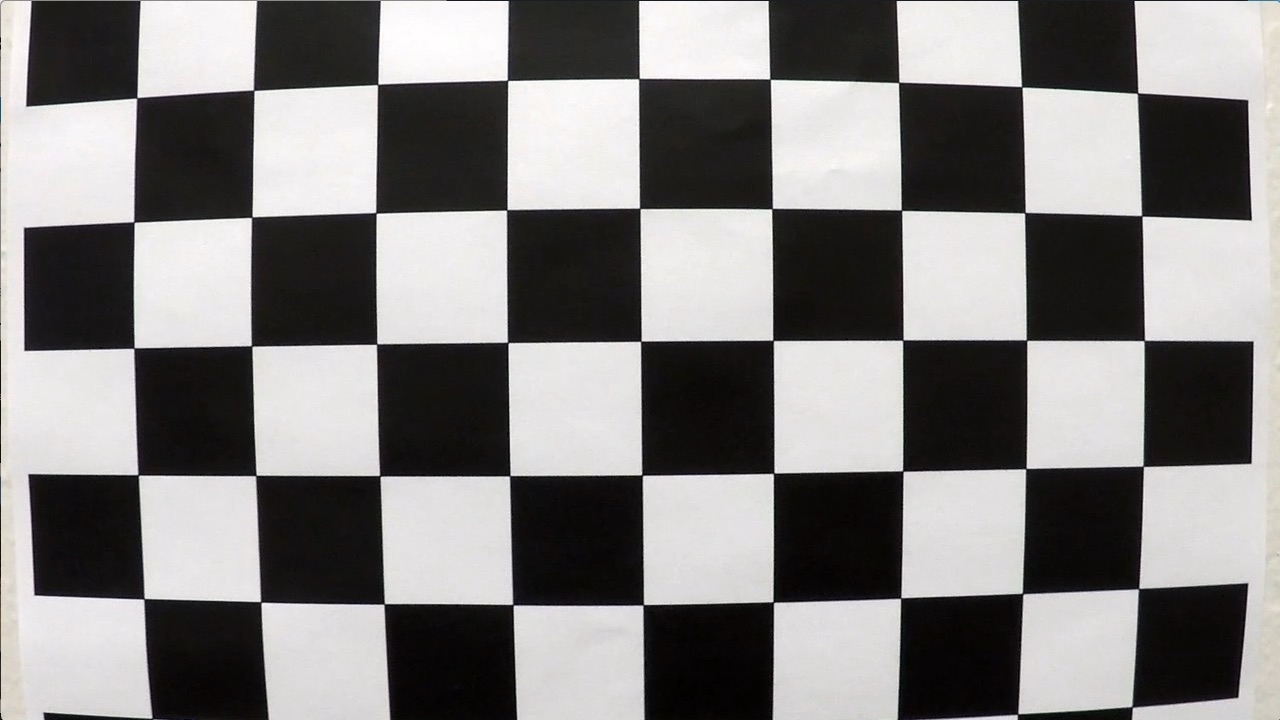
#> input picture CarND-Advanced-Lane-Lines/camera_cal/calibration1.jpg, 1280 x 720 px; its folder holds only this picture in this run
$ jupyter execute example.ipynb   (shell and % lines are left out)
#> lines starting #> are read from the running program, lines starting #| are printed output that depends on the picture
## Advanced Lane Finding Project

The goals / steps of this project are the following:

* Compute the camera calibration matrix and distortion coefficients given a set of chessboard images.
* Apply a distortion correction to raw images.
* Use color transforms, gradients, etc., to create a thresholded binary image.
* Apply a perspective transform to rectify binary image ("birds-eye view").
* Detect lane pixels and fit to find the lane boundary.
* Determine the curvature of the lane and vehicle position with respect to center.
* Warp the detected lane boundaries back onto the original image.
* Output visual display of the lane boundaries and numerical estimation of lane curvature and vehicle position.

---
## First, I'll compute the camera calibration using chessboard images

[cell 1]
import cv2
import glob
import pickle
import numpy as np
import matplotlib.pyplot as plt
import matplotlib.image as mpimg
from sklearn.metrics import mean_squared_error

import pickle
import sys

import os
import pandas as pd
import matplotlib.gridspec as gridspec

import seaborn as sns

from PIL import Image
from skimage.transform import rescale, resize, rotate
from skimage.color import gray2rgb, rgb2gray
from skimage import transform, filters, exposure
from skimage.io import imread

from scipy.ndimage.interpolation import rotate

import platform

[cell 2]
def displayImage(images):

    gs1 = gridspec.GridSpec(4, 5)
    gs1.update(wspace=0.01, hspace=0.02) # set the spacing between axes.
    plt.figure(figsize=(14,14))
    for i in range(len(images)):
        ax1 = plt.subplot(gs1[i])
        ax1.set_xticklabels([])
        ax1.set_yticklabels([])
        ax1.set_aspect('equal')
        #img = transform_image(image,20,10,5,brightness=1)

        plt.subplot(4,5,i+1)
        plt.imshow(images[i],cmap="gray")
        plt.axis('off')

    plt.show()

[cell 3]
# read chess board images
images = glob.glob('../camera_cal/calibration*.jpg')

[cell 4]
images_ = list( map( lambda f:cv2.cvtColor(   imread(f), cv2.COLOR_RGB2GRAY)   ,  images ) )
#> images_ = 1 item

[cell 5]
displayImage(images_)
#> the loop in displayImage, `for i in range(len(images)):` made 1 pass
#> in displayImage, `plt.show()`:
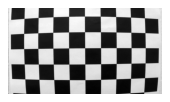
#> figure drawn by matplotlib, 1 panel

[cell 6]
# prepare object points, like (0,0,0), (1,0,0), (2,0,0) ....,(6,5,0)
objp = np.zeros((6*9,3), np.float32)
objp[:,:2] = np.mgrid[0:9,0:6].T.reshape(-1,2)

# Arrays to store object points and image points from all the images.
objpoints = [] # 3d points in real world space
imgpoints = [] # 2d points in image plane.

# Make a list of calibration images
images = glob.glob('../camera_cal/calibration*.jpg')

# Step through the list and search for chessboard corners
for fname in images:
    img = cv2.imread(fname)
    gray = cv2.cvtColor(img,cv2.COLOR_BGR2GRAY)

    # Find the chessboard corners
    ret, corners = cv2.findChessboardCorners(gray, (9,6),None)
#> ret = False; corners = None

    # If found, add object points, image points
    if ret == True:
        objpoints.append(objp)
        imgpoints.append(corners)

        # Draw and display the corners
        img = cv2.drawChessboardCorners(img, (9,6), corners, ret)
        cv2.imshow('img',img)
        cv2.waitKey(500)

cv2.destroyAllWindows()


$ run again, on CarND-Advanced-Lane-Lines/camera_cal/calibration13.jpg
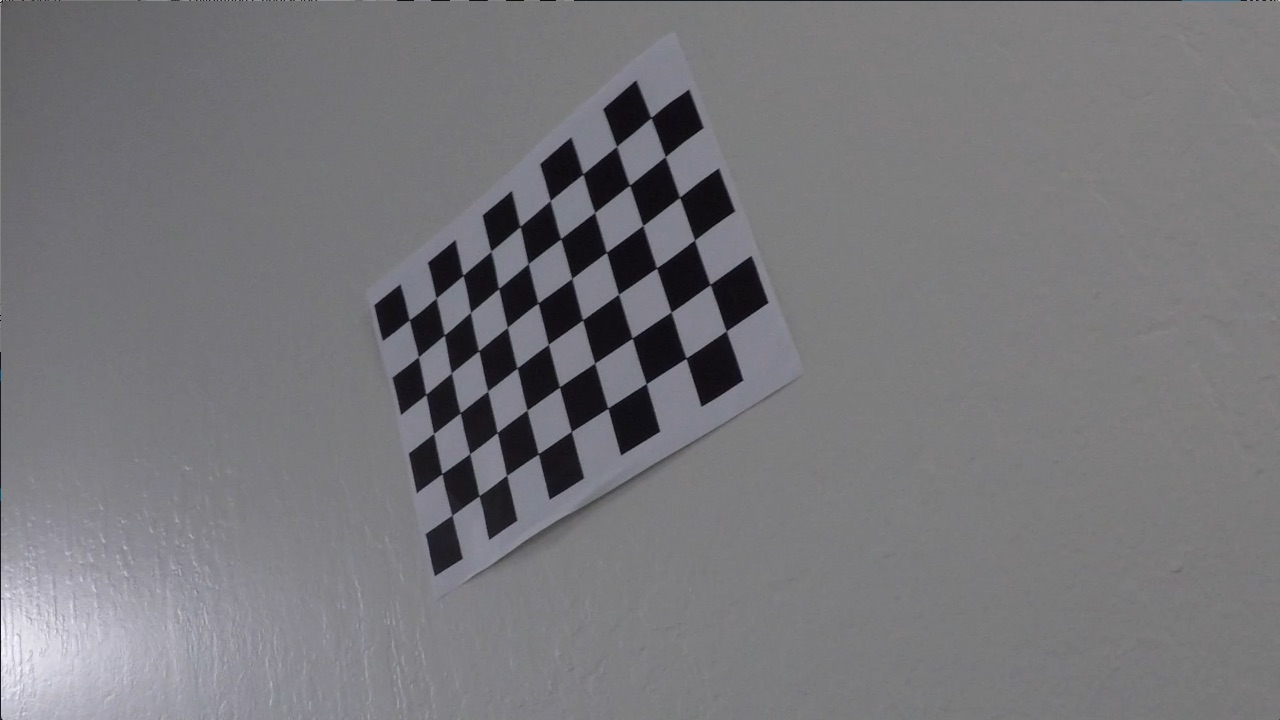
#> input picture CarND-Advanced-Lane-Lines/camera_cal/calibration13.jpg, 1280 x 720 px
#> images_ = 1 item
#> the loop in displayImage, `for i in range(len(images)):` made 1 pass
#> in displayImage, `plt.show()`:
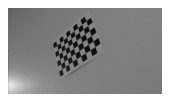
#> figure drawn by matplotlib, 1 panel
#> ret = True; corners = 54 rows, first 8: [409.4, 319.7], [436.4, 297.7], [463.3, 275.1], [491.3, 251.1], [520.2, 226.6], [550.4, 200.5], [583, 174.1], [616.7, 146.4]
#> `img = cv2.drawChessboardCorners(img, (9,6), corners, ret)`:
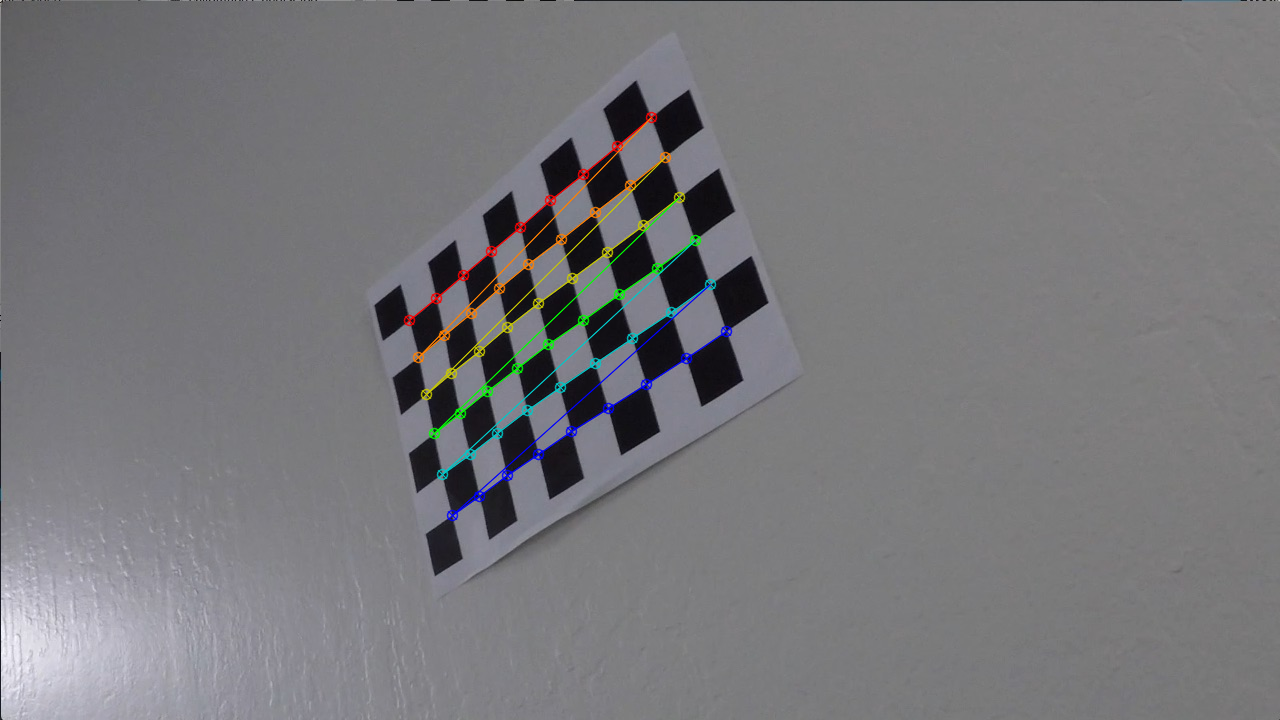
#> img: shape (720, 1280, 3); mean B, G, R 122, 119, 119.4

$ run again, on CarND-Advanced-Lane-Lines/camera_cal/calibration14.jpg
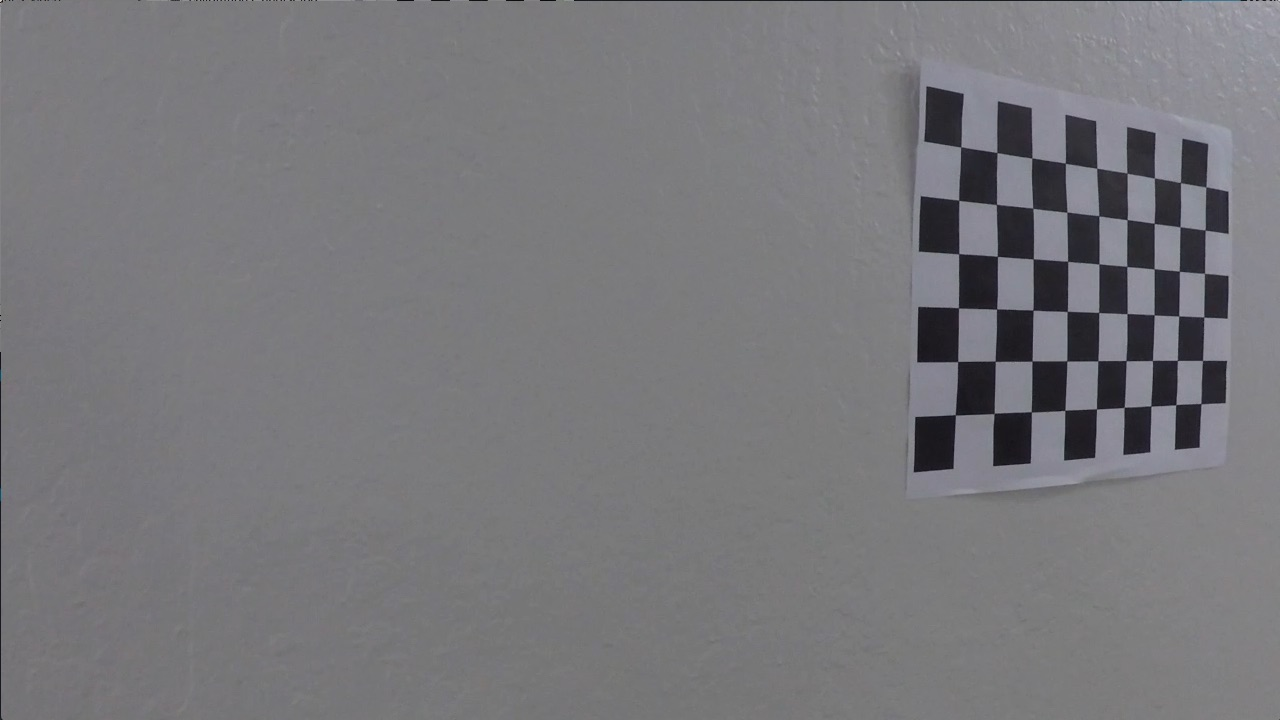
#> input picture CarND-Advanced-Lane-Lines/camera_cal/calibration14.jpg, 1280 x 720 px
#> images_ = 1 item
#> the loop in displayImage, `for i in range(len(images)):` made 1 pass
#> in displayImage, `plt.show()`:
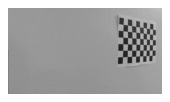
#> figure drawn by matplotlib, 1 panel
#> ret = True; corners = 54 rows, first 8: [960.7, 146.9], [996.9, 152.5], [1031.8, 158], [1065.3, 163.2], [1096.8, 168.3], [1127, 173.1], [1154.5, 178], [1180.4, 182.5]
#> `img = cv2.drawChessboardCorners(img, (9,6), corners, ret)`:
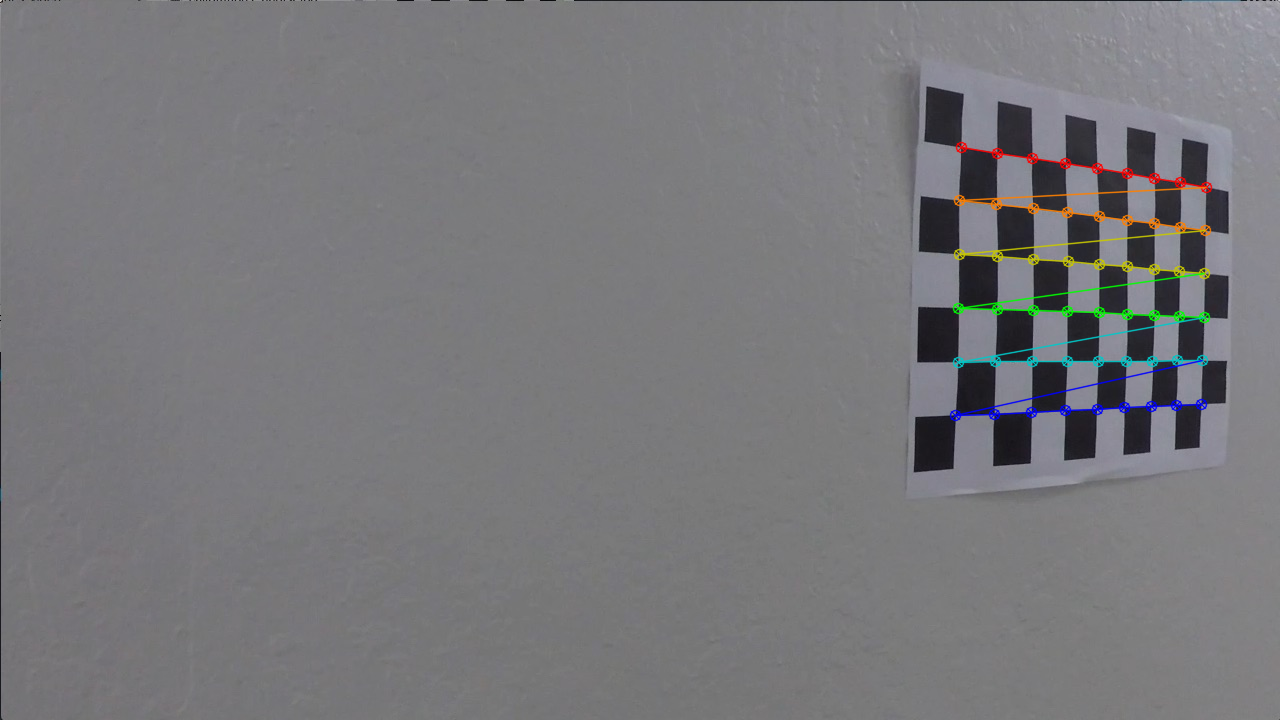
#> img: shape (720, 1280, 3); mean B, G, R 122.8, 119.8, 120.1

$ run again, on CarND-Advanced-Lane-Lines/camera_cal/calibration15.jpg
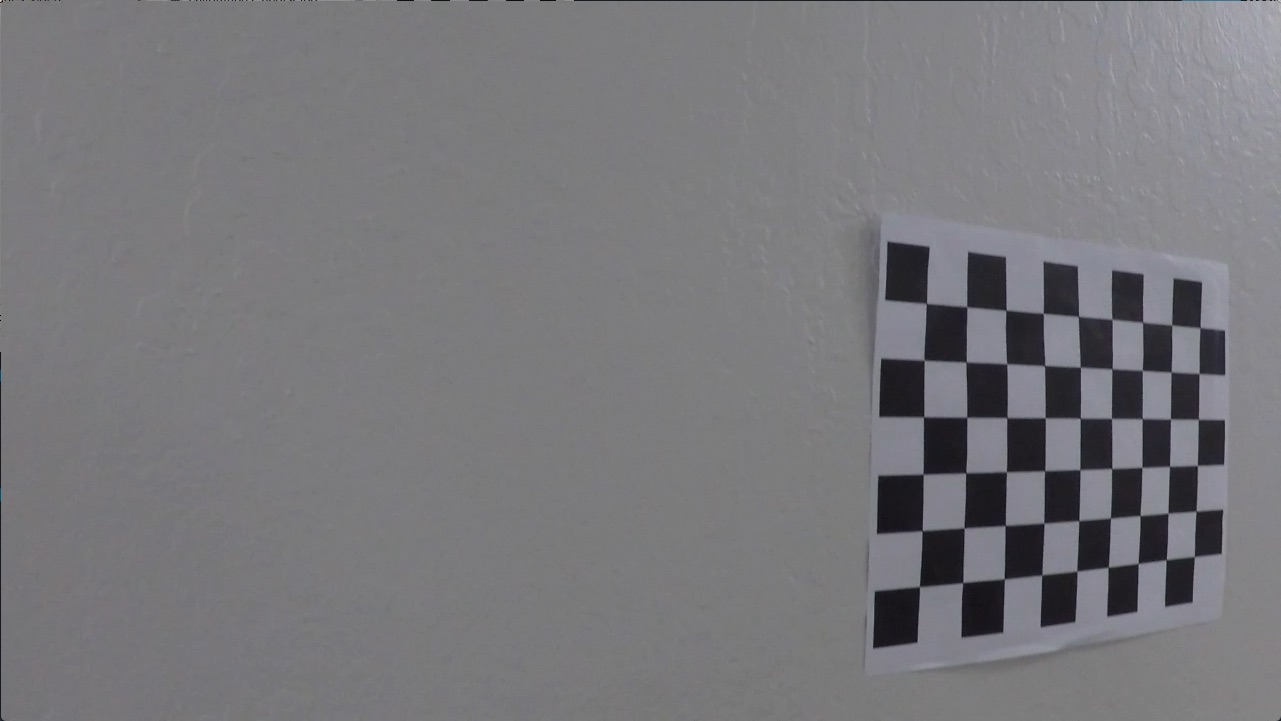
#> input picture CarND-Advanced-Lane-Lines/camera_cal/calibration15.jpg, 1281 x 721 px
#> images_ = 1 item
#> the loop in displayImage, `for i in range(len(images)):` made 1 pass
#> in displayImage, `plt.show()`:
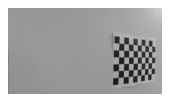
#> figure drawn by matplotlib, 1 panel
#> ret = True; corners = 54 rows, first 8: [926.4, 303.5], [966.7, 306.8], [1006.1, 310.2], [1043.2, 313.2], [1078.3, 316.5], [1111.8, 319.3], [1142.6, 322.4], [1171.7, 325.1]
#> `img = cv2.drawChessboardCorners(img, (9,6), corners, ret)`:
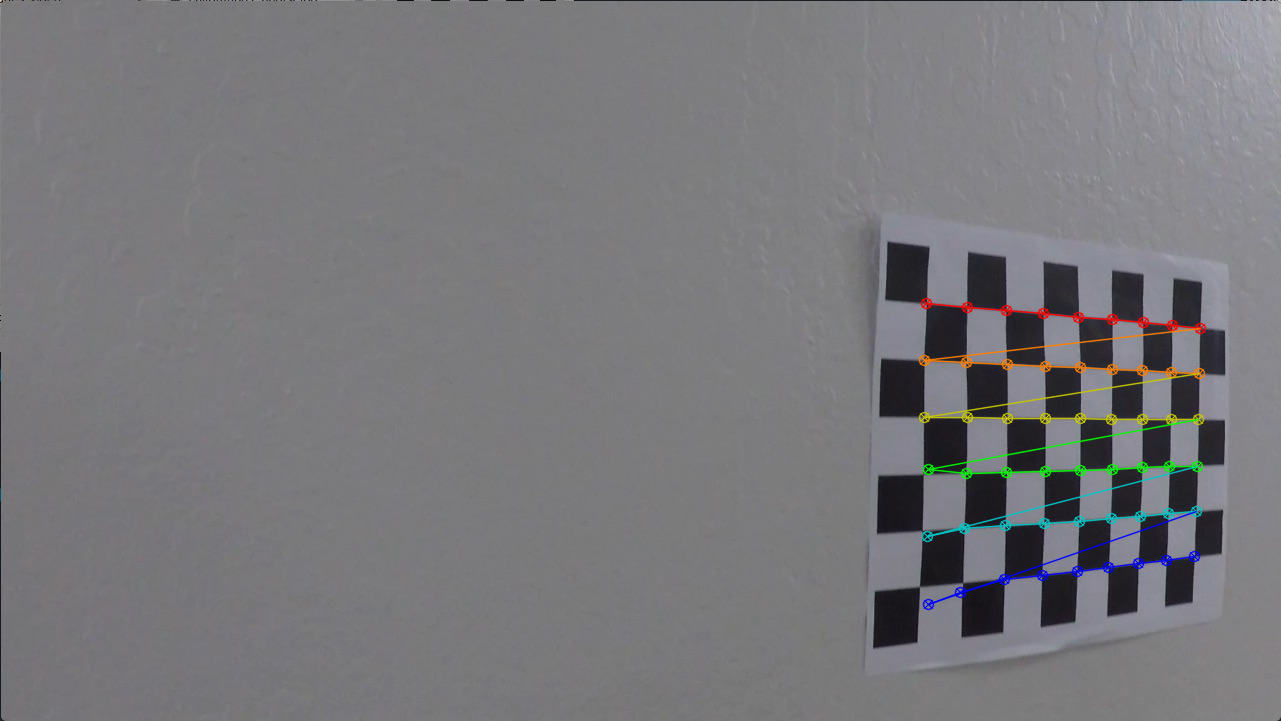
#> img: shape (721, 1281, 3); mean B, G, R 122.9, 119.9, 120.2

$ run again, on CarND-Advanced-Lane-Lines/camera_cal/calibration10.jpg
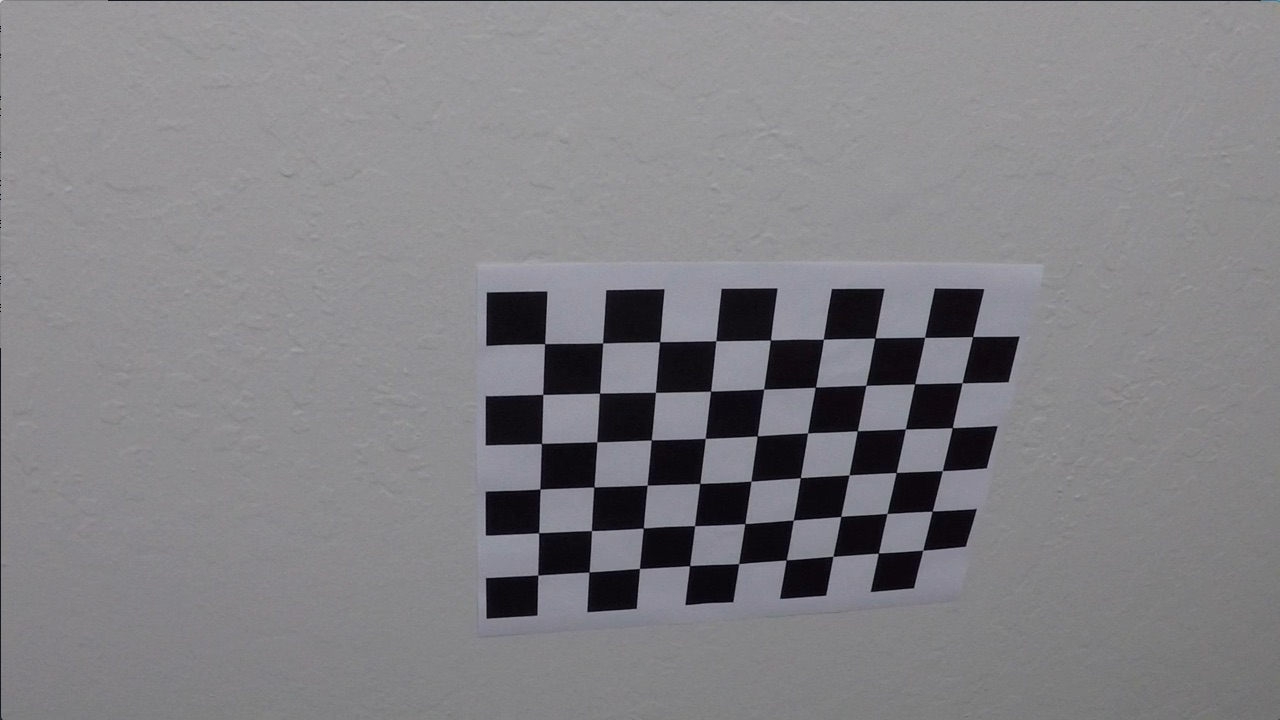
#> input picture CarND-Advanced-Lane-Lines/camera_cal/calibration10.jpg, 1280 x 720 px
#> images_ = 1 item
#> the loop in displayImage, `for i in range(len(images)):` made 1 pass
#> in displayImage, `plt.show()`:
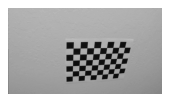
#> figure drawn by matplotlib, 1 panel
#> ret = True; corners = 54 rows, first 8: [545.3, 343.1], [602.7, 342.8], [660.1, 341.3], [715.8, 340.7], [770.6, 340], [823.5, 339.2], [874.3, 338.5], [925.1, 337.4]
#> `img = cv2.drawChessboardCorners(img, (9,6), corners, ret)`:
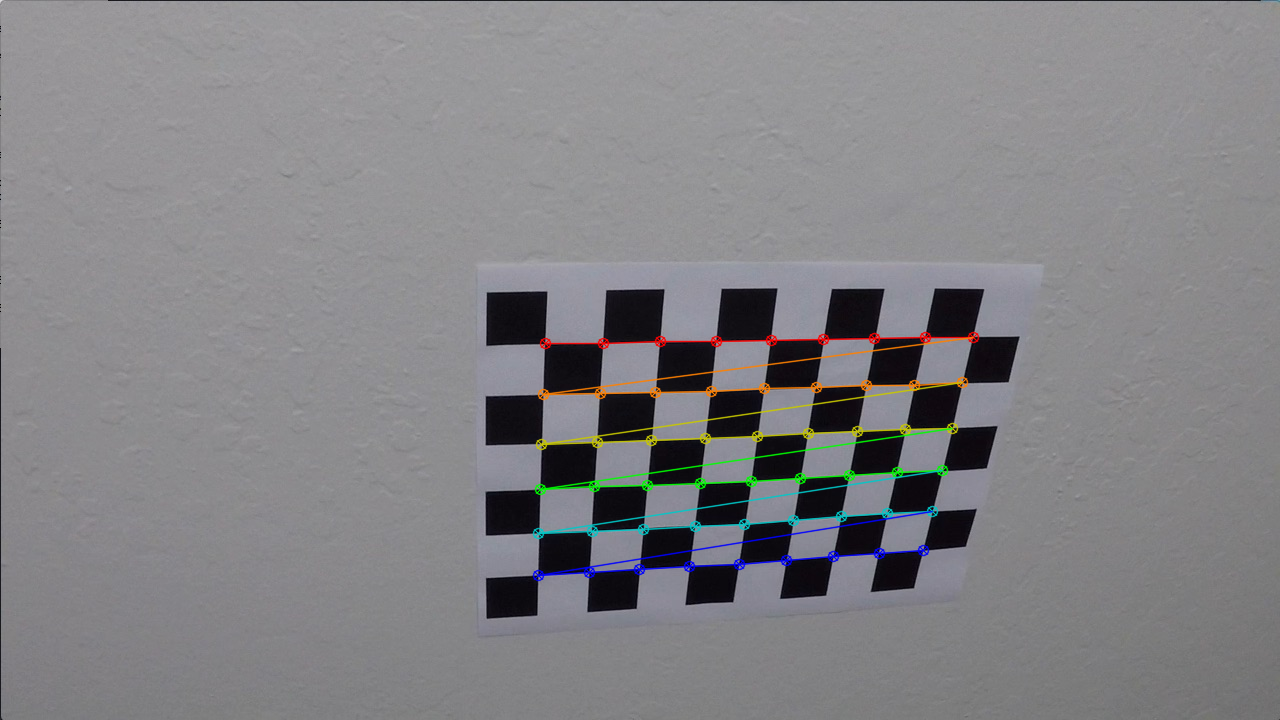
#> img: shape (720, 1280, 3); mean B, G, R 133, 130, 130.6
